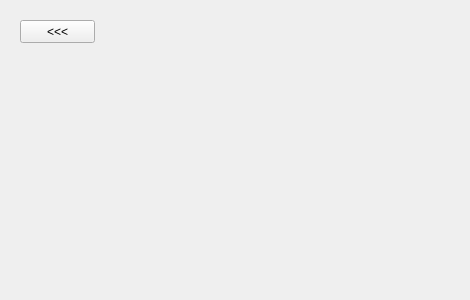
<?xml version="1.0" encoding="UTF-8"?>
<ui version="4.0">
 <class>Form</class>
 <widget class="QWidget" name="Form">
  <property name="geometry">
   <rect>
    <x>0</x>
    <y>0</y>
    <width>470</width>
    <height>300</height>
   </rect>
  </property>
  <property name="windowTitle">
   <string>Form</string>
  </property>
  <widget class="QPushButton" name="backBtn">
   <property name="geometry">
    <rect>
     <x>20</x>
     <y>20</y>
     <width>75</width>
     <height>23</height>
    </rect>
   </property>
   <property name="text">
    <string>&lt;&lt;&lt;</string>
   </property>
  </widget>
 </widget>
 <resources/>
 <connections/>
</ui>
